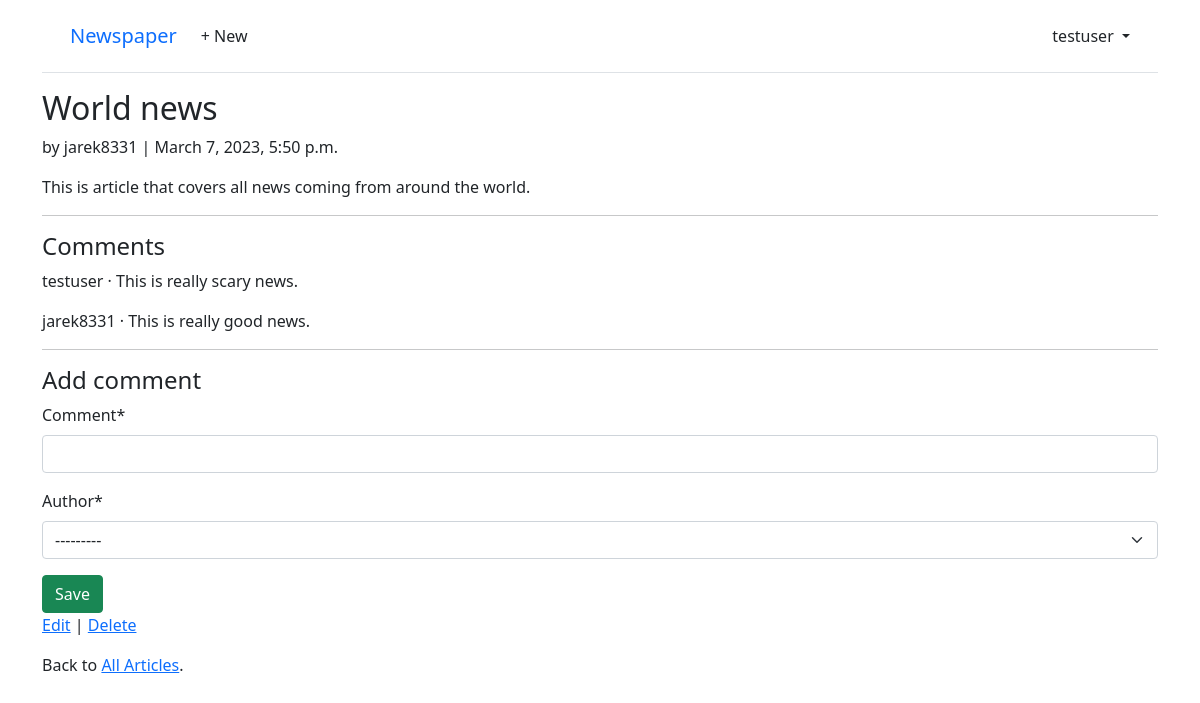
The app's page /articles/3/ (signed in) with its own data.
### accounts/models.py (models this page shows)
class CustomUser(AbstractUser):
    age = models.PositiveIntegerField(null=True, blank=True)

### articles/models.py (models this page shows, shortened)
class Article(models.Model):
    title = models.CharField(max_length=255)
    body = models.TextField()
    date = models.DateTimeField(auto_now_add=True)
    author = models.ForeignKey(settings.AUTH_USER_MODEL,
                               on_delete=models.CASCADE,
                               )

class Comment(models.Model):
    article = models.ForeignKey(Article, on_delete=models.CASCADE)
    comment = models.CharField(max_length=140)
    author = models.ForeignKey(settings.AUTH_USER_MODEL,
                               on_delete=models.CASCADE)
    def __str__(self):
        return self.comment

### articles/views.py (the view, shortened to what this page needs)
# urls.py: path('<int:pk>/', ArticleDetailView.as_view(),
class ArticleDetailView(LoginRequiredMixin, View):
    def get(self, request, *args, **kwargs):
        view = CommentGet.as_view()
        return view(request, *args, **kwargs)

### articles/forms.py
class CommentForm(forms.ModelForm):
    class Meta:
        model = Comment
        fields = ("comment", "author")

### articles/views.py (called while the page is built)
    def get_context_data(self, **kwargs):
        context = super().get_context_data(**kwargs)
        context['form'] = CommentForm()
        return context

### templates/article_detail.html (shortened to what this page needs)
{% extends 'base.html' %}
{% load crispy_forms_tags %}
{% block content %}
<div class="article-entry">
    <h2>{{ article.title }}</h2>
    <p>by {{ article.author }} | {{ article.date }}</p>
    <p>{{ article.body }}</p>
</div>
<hr>
<h4>Comments</h4>
{% for comment in article.comment_set.all %}
    <p>{{ comment.author }} &middot; {{ comment }}</p>
{% endfor %}
<hr>
<h4>Add comment</h4>
    <form action="" method="post">
        {{ form|crispy }}
        <button class="btn btn-success ml-2" type="submit">Save</button>
    </form>
<p><a href="{% url 'article_edit' article.pk %}">Edit</a> |
    <a href="{% url 'article_delete' article.pk %}">Delete</a></p>
<p>Back to <a href="{% url 'article_list' %}">All Articles</a>.</p>
{% endblock content %}

### templates/base.html (shortened to what this page needs)
<!DOCTYPE html>
<html>
<head>
  <link href="https://cdn.jsdelivr.net/npm/bootstrap@5.1.3/dist/css/bootstrap.min.css" rel="stylesheet">
</head>
<body>
  <div class="container">
    <header class="p-3 mb-3 border-bottom">
      <div class="container">
        <div class="d-flex flex-wrap align-items-center justify-content-center
          justify-content-lg-start">
          <a class="navbar-brand" href="{% url 'home' %}">Newspaper</a>
          <ul class="nav col-12 col-lg-auto me-lg-auto mb-2 justify-content-center
            mb-md-0">
            {% if user.is_authenticated %}
            <li><a href="{% url 'article_new' %}" class="nav-link px-2 link-dark">+ New</a></li>
          </ul>
          <div class="dropdown text-end">
            <a href="#" class="d-block link-dark text-decoration-none dropdown-toggle" id="dropdownUser1"
              data-bs-toggle="dropdown" aria-expanded="false">
              {{ user.username }}
            </a>
          </div>
          {% else %}
          <div class="text-end">
            <a href="{% url 'login' %}" class="btn btn-outline-primary me-2">Log
              In</a>
            <a href="{% url 'signup' %}" class="btn btn-primary">Sign Up</a>
          </div>
          {% endif %}
        </div>
      </div>
    </header>
    <main>
      {% block content %}
      {% endblock content %}
    </main>
  </div>
</body>
</html>

### records on screen
CustomUser: username "testuser"
Article: title "World news", author "jarek8331", date "March 7, 2023, 5:50 p.m.", body "This is article that covers all news coming from around the world."
Comment: author "testuser", comment "This is really scary news."
Comment: author "jarek8331", comment "This is really good news."
